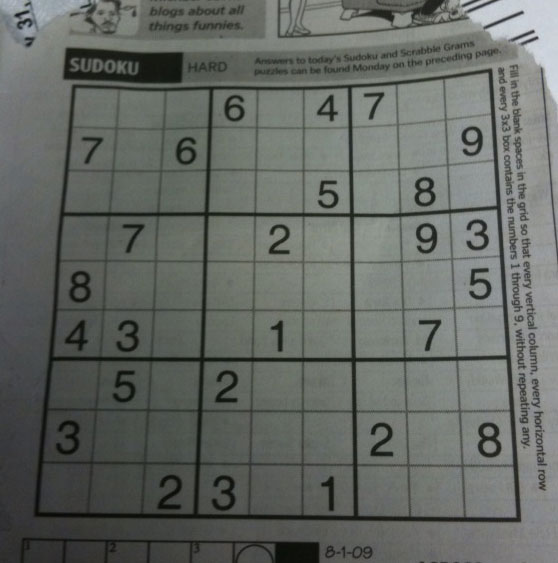
#> input picture images/sudoku.png, 558 x 563 px, found by its file name
$ python OpencvDemo059.py
#> lines starting #> are read from the running program, lines starting #| are printed output that depends on the picture
#!/usr/bin/env python3
#coding = utf-8

import logging
import numpy as np
import cv2 as cv

# 二值图像分析—霍夫直线检测
def OpencvDemo059():
    logging.basicConfig(level=logging.DEBUG)

    src = cv.imread("images/sudoku.png")
#> src is the input picture: shape (563, 558, 3); mean B, G, R 99.5, 104.1, 100
    if src is None:
        logging.error("could not load an image!")
        return cv.Error.StsError

    binary = canny_demo(src)
#> in canny_demo, `dst = cv.Canny(src, t, t * 2)`:
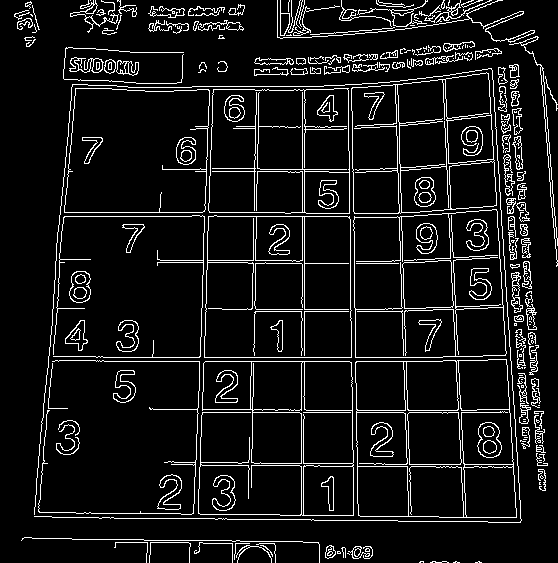
#> dst: shape (563, 558); 8.6% white in thin lines or dots

    # 标准霍夫直线检测
    lines = cv.HoughLines(binary, 1, np.pi / 180, 150, None, 0, 0)
#> lines = 60 rows, first 8: [361, 1.57], [357, 1.57], [304, 0], [212, 0.0349], [216, 0.0349], [412, 1.57], [216, 1.57], [-349, 3.12]

    dst = np.copy(src)

    for i in range(len(lines)):
        rho = lines[i][0][0]
        theta = lines[i][0][1]
        a = np.cos(theta); b = np.sin(theta)
        x0 = rho * a; y0 = rho * b
        pt1 = (int(x0 + 1000 * (-b)), int(y0 + 1000 * (a)))
        pt2 = (int(x0 - 1000 * (-b)), int(y0 - 1000 * (a)))
        cv.line(dst, pt1, pt2, (255, 0, 0), 1, cv.LINE_AA)
#> this loop made 60 passes
#> (rho, theta, a, b, x0, y0, pt1, pt2) on passes 1 to 10: (361, 1.57, -4.37e-08, 1, -1.58e-05, 361, (-1000, 360), (999, 361)), (357, 1.57, -4.37e-08, 1, -1.56e-05, 357, (-1000, 356), (999, 357)), (304, 0, 1, 0, 304, 0, (304, 1000), (304, -1000)), (212, 0.0349, 0.999, 0.0349, 211.9, 7.4, (176, 1006), (246, -991)), (216, 0.0349, 0.999, 0.0349, 215.9, 7.54, (180, 1006), (250, -991)), (412, 1.57, -4.37e-08, 1, -1.8e-05, 412, (-1000, 411), (999, 412)), (216, 1.57, -4.37e-08, 1, -9.44e-06, 216, (-1000, 215), (999, 216)), (-349, 3.12, -1, 0.0175, 348.9, -6.09, (331, -1005), (366, 993)), (212, 1.57, -4.37e-08, 1, -9.27e-06, 212, (-1000, 211), (999, 212)), (-393, 3.11, -0.999, 0.0349, 392.8, -13.72, (357, -1013), (427, 985))
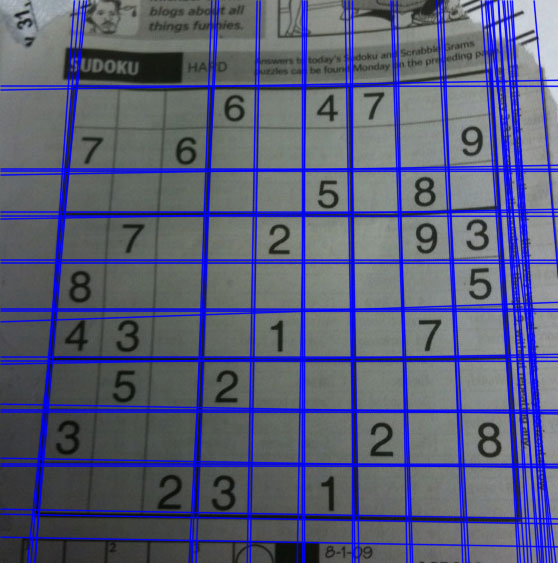
#> dst: shape (563, 558, 3); mean B, G, R 120.5, 91.9, 88.2

    h, w, ch = src.shape
#> h = 563; w = 558; ch = 3
    result = np.zeros([h, w * 2, ch], dtype=src.dtype)
    result[0 : h, 0 : w, :] = src
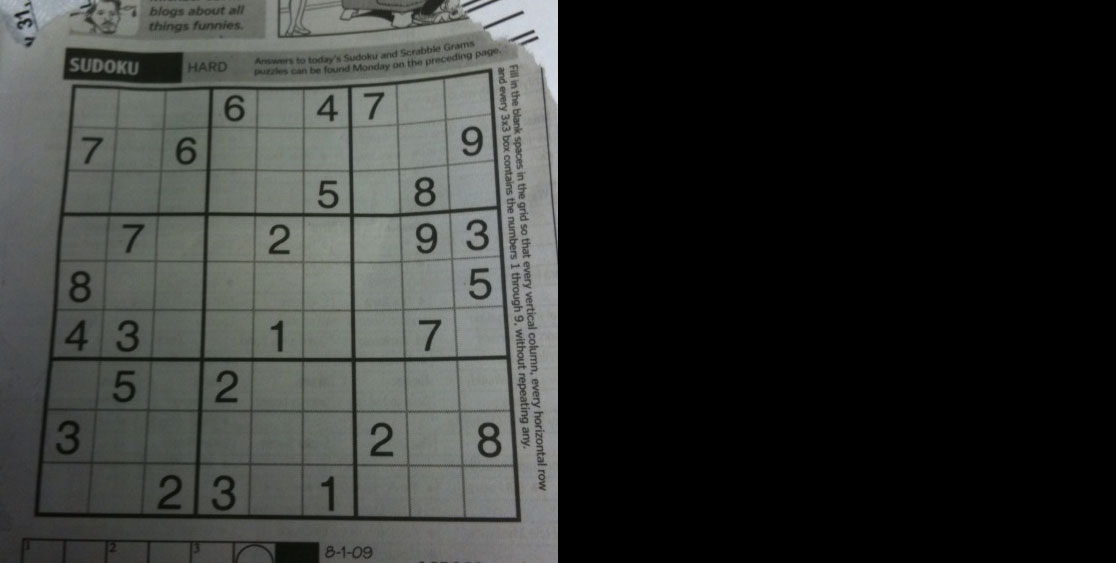
#> result: shape (563, 1116, 3); mean B, G, R 49.7, 52, 50
    result[0 : h, w : w * 2, :] = dst
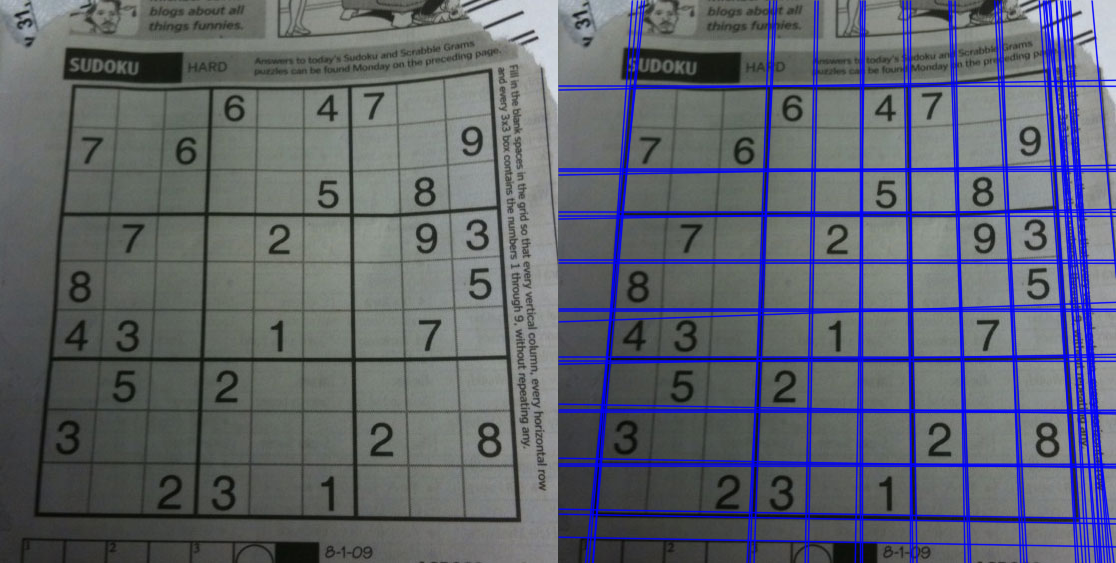
#> result: shape (563, 1116, 3); mean B, G, R 110, 98, 94.1
    cv.putText(result, "original image", (10, 30), cv.FONT_ITALIC, .8, (0, 0, 255), 1)
    cv.putText(result, "image with results of linear detection", (w + 10, 30), cv.FONT_ITALIC, .8, (0, 0, 255), 1)
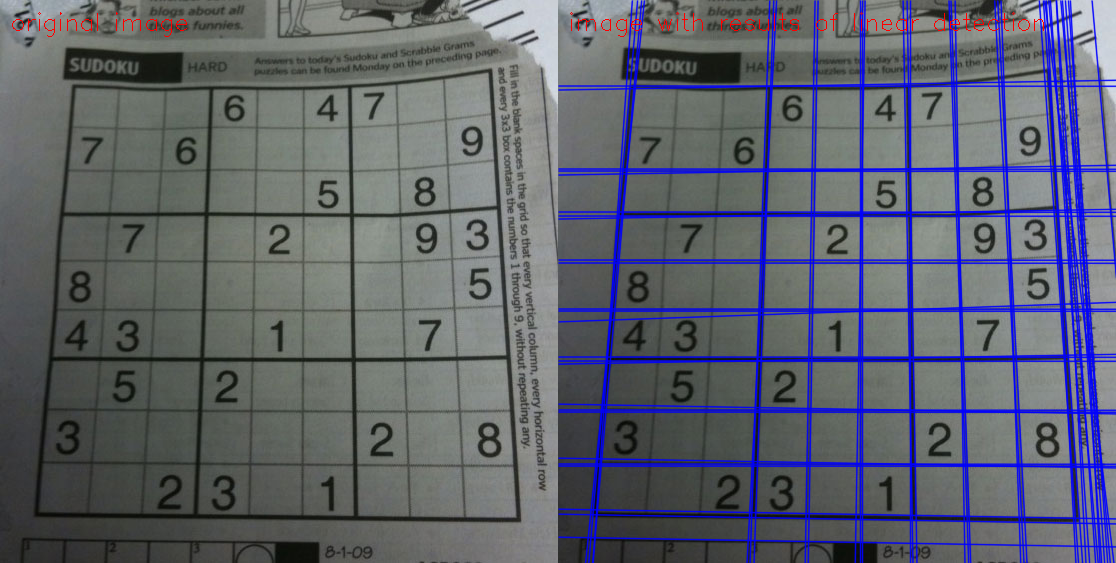
#> result: shape (563, 1116, 3); mean B, G, R 109.7, 97.7, 94.4
    cv.imshow("linear detection", result)

    cv.waitKey(0)

    cv.destroyAllWindows()

    return cv.Error.StsOk

def canny_demo(src):
    # Canny边缘检测器
    t = 80
    dst = cv.Canny(src, t, t * 2)
    return dst

if __name__ == "__main__":
    OpencvDemo059()

# end of file
